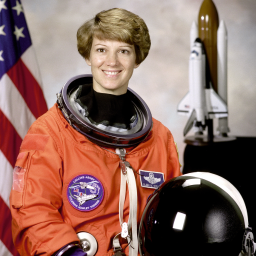
#> input picture code/images_ext/Astronaut.png, 256 x 256 px; its folder holds only this picture in this run
$ python exp_multi.py
#> lines starting #> are read from the running program, lines starting #| are printed output that depends on the picture
### code/cipher.py
"""Colour image cipher based on a hybrid 3D chaotic map and DNA coding (version 2).
Reference implementation (IEEE-754 double precision, numba-compiled).

Version 2 adds, with respect to the first version: (i) a nonlinear cross-coordinate output filter
of the chaotic states (Eq. (10)), which removes the linear relation modulo 256 between consecutive
key-stream bytes; (ii) a cryptographic anchor: every quantized chaotic value is combined by XOR with
a 47-bit word of ChaCha20 under a message key K_s = HKDF(n, K, 'stream' || H) (Eq. (11)); (iii) four
rounds instead of three; (iv) grey-level images of 8 and 16 bits (one and two byte planes)."""
import hashlib, hmac, os, struct, math
from fractions import Fraction
import numpy as np
from numba import njit

# ---- 3D Arnold cat matrix (det = 1) ---------------------------------------
A11, A12, A13 = 3.0, 1.0, 4.0
A21, A22, A23 = 8.0, 3.0, 11.0
A31, A32, A33 = 6.0, 2.0, 9.0

N_TRANSIENT = 1000
SCALE = 1e14          # decimal scaling of the quantization, Eq. (10)
ROUNDS = 4            # number of rounds
MASK47 = (1 << 47) - 1
MAX_PIXELS = 1 << 30  # M*N limit (ChaCha20 block counter of one round)

# ---- DNA rules (Table 1). Base index: A=0, C=1, G=2, T=3 -------------------
# code assigned to (A, T, C, G) for rules 1..8
_RULES = [(0, 3, 1, 2), (0, 3, 2, 1), (3, 0, 1, 2), (3, 0, 2, 1),
          (2, 1, 0, 3), (2, 1, 3, 0), (1, 2, 0, 3), (1, 2, 3, 0)]
ENC = np.zeros((8, 4), dtype=np.int64)   # ENC[rule, base] -> 2-bit code
DEC = np.zeros((8, 4), dtype=np.int64)   # DEC[rule, code] -> base
for _r, (ca, ct, cc, cg) in enumerate(_RULES):
    for base, code in zip((0, 3, 1, 2), (ca, ct, cc, cg)):   # A,T,C,G
        ENC[_r, base] = code
        DEC[_r, code] = base


# ---- sin(pi t) for t in [0, 0.5] by a Taylor polynomial of degree 27 ----------
# Only additions and multiplications are used, so every IEEE-754 binary64 platform
# (without fused multiply-add and extended precision) gives bit-identical results.
# Truncation error < 1e-25, i.e. far below the double-precision resolution.
_SC = np.array([float(Fraction((-1) ** k, math.factorial(2 * k + 1))) for k in range(14)])
_PI = math.pi


@njit(cache=True)
def psin(t):
    u = _PI * t
    u2 = u * u
    acc = _SC[13]
    for k in range(12, -1, -1):
        acc = acc * u2 + _SC[k]
    return u * acc


@njit(cache=True)
def hybrid_steps(x, y, z, gam, r, mu, n, X, Y, Z, mode=0):
    """Iterate the proposed hybrid 3D map n times; write states into X, Y, Z.
    mode 0: proposed map; 1: three uncoupled Logistic maps; 2: hybrid branches without
    Arnold coupling; 3: Arnold coupling of Logistic maps only (modes 1-3: ablation)."""
    for i in range(n):
        if mode == 0 or mode == 2:
            if x < 0.5:
                xx = r * psin(x)
            else:
                xx = gam * x * (1.0 - x)
            if y < 0.5:
                yy = mu * y                     # Tent branch (y < 0.5)
            else:
                yy = r * psin(1.0 - y)          # Sine branch (y >= 0.5), sin(pi y) = sin(pi (1-y))
            if z < 0.5:
                zz = gam * z * (1.0 - z)
            else:
                zz = mu * (1.0 - z)
        else:
            xx = gam * x * (1.0 - x); yy = gam * y * (1.0 - y); zz = gam * z * (1.0 - z)
        if mode == 0 or mode == 3:
            x = (A11 * xx + A12 * yy + A13 * zz) % 1.0
            y = (A21 * xx + A22 * yy + A23 * zz) % 1.0
            z = (A31 * xx + A32 * yy + A33 * zz) % 1.0
        else:
            x = xx % 1.0; y = yy % 1.0; z = zz % 1.0
        X[i] = x; Y[i] = y; Z[i] = z
    return x, y, z


# [67 lines left out: functions hybrid_steps_py, dna_chain, not called in this run]


# ---- output filter and quantization (Eq. (10)) -------------------------------------
@njit(cache=True)
def quantize(X, Y, Z, filt):
    """Q[c, i] = floor(1e14 * g_c(s_i)) with the cross-coordinate filter
    g_x = (x + y*z) mod 1, g_y = (y + z*x) mod 1, g_z = (z + x*y) mod 1   (binary64, rounded products).
    filt=False gives floor(1e14 * v) of the raw state (version 1; ablation only)."""
    n = X.shape[0]
    Q = np.empty((3, n), dtype=np.int64)
    for i in range(n):
        x = X[i]; y = Y[i]; z = Z[i]
        if filt:
            gx = (x + y * z) % 1.0
            gy = (y + z * x) % 1.0
            gz = (z + x * y) % 1.0
        else:
            gx = x; gy = y; gz = z
        Q[0, i] = int(math.floor(gx * SCALE))
        Q[1, i] = int(math.floor(gy * SCALE))
        Q[2, i] = int(math.floor(gz * SCALE))
    return Q


def quant(v):
    """floor(1e14 * v) of raw states (used only by analysis scripts)."""
    return np.floor(v * SCALE).astype(np.int64)


# ---- cryptographic anchor (Eq. (11)) -------------------------------------------------
# [13 lines left out: functions chacha20_stream, anchor_words, not called in this run]


def _kb(key):
    return struct.pack('>6d', *key)


# ---- image formats ---------------------------------------------------------------
# format code f = number of byte planes P: 1 = 8-bit grey, 2 = 16-bit grey (high byte, low byte), 3 = 8-bit RGB
def image_format(img):
    if img.ndim == 3 and img.shape[2] == 3 and img.dtype == np.uint8:
        return 3
    if img.ndim == 2 and img.dtype == np.uint16:
        return 2
    if img.ndim == 2 and img.dtype == np.uint8:
        return 1
    raise ValueError('the image must be uint8 (M,N,3), uint16 (M,N) or uint8 (M,N)')


def to_planes(img):
    """(P, L) uint8 byte planes; for 16-bit images plane 0 is the high byte."""
    f = image_format(img)
    if f == 3:
        return np.ascontiguousarray(np.transpose(img, (2, 0, 1)).reshape(3, -1))
    if f == 2:
        v = img.reshape(-1)
        return np.stack([(v >> 8).astype(np.uint8), (v & 255).astype(np.uint8)])
    return img.reshape(1, -1).copy()


# [7 lines left out: function from_planes, not called in this run]


def image_bytes(img):
    """Sample bytes in row-major order, planes interleaved (RGB; 16-bit samples big-endian)."""
    f = image_format(img)
    if f == 2:
        return img.astype('>u2').tobytes()
    return np.ascontiguousarray(img, dtype=np.uint8).tobytes()


def image_digest(img):
    """H = SHA-256(M || N || f || sample bytes), M and N 16-bit big-endian, f one byte."""
    f = image_format(img)
    h = hashlib.sha256()
    h.update(struct.pack('>HHB', img.shape[0], img.shape[1], f))
    h.update(image_bytes(img))
    return h.digest()


def hkdf_extract(salt, ikm):
    """HKDF-Extract of RFC 5869 with HMAC-SHA-256."""
    return hmac.new(salt if len(salt) else b'\x00' * 32, ikm, hashlib.sha256).digest()


def hkdf_expand(prk, info, length):
    """HKDF-Expand of RFC 5869 with HMAC-SHA-256 (length <= 255*32)."""
    okm, t = b'', b''
    for i in range(1, -(-length // 32) + 1):
        t = hmac.new(prk, t + info + bytes([i]), hashlib.sha256).digest()
        okm += t
    return okm[:length]


def seed_digest(digest, nonce):
    """E = HKDF-SHA-256(salt = nonce, IKM = H, info = 'init', 24 bytes): the three 64-bit
    words that shift the initial values of the map (Eq. 9).  Not secret."""
    return hkdf_expand(hkdf_extract(nonce, digest), b'init', 24)


def derive_initial(key, E):
    """Message-dependent initial values: x0' = x0 + u1 (mod 1), ... (Eq. 9)."""
    x0, y0, z0 = key[:3]
    u = [int.from_bytes(E[8 * i: 8 * i + 8], 'big') / 2.0 ** 64 for i in range(3)]
    out = []
    for v, d in zip((x0, y0, z0), u):
        w = (v + d) % 1.0
        if min(w, 1.0 - w) < 1e-3:
            w = (w + 0.25) % 1.0
        out.append(w)
    return out


def _prk(key, nonce):
    return hkdf_extract(nonce, _kb(key))


def key_mask(key, nonce):
    """Mask of the digest: HKDF-SHA-256(salt = nonce, IKM = key bytes, info = 'mask', 32 bytes)."""
    return hkdf_expand(_prk(key, nonce), b'mask', 32)


def stream_key(key, nonce, digest):
    """K_s = HKDF-SHA-256(salt = nonce, IKM = key bytes, info = 'stream' || H, 32 bytes)."""
    return hkdf_expand(_prk(key, nonce), b'stream' + digest, 32)


# [6 lines left out: function mac_tag, not called in this run]


def xor_bytes(a, b):
    return bytes(i ^ j for i, j in zip(a, b))


class RoundStreams:
    pass


DEFAULT_CFG = dict(dna=True, sbox=True, mapmode=0, filt=True, anchor=True)


# [6 lines left out: function _rank, not called in this run]


def round_values(state, params, L, rnd, ks, cfg):
    """Iterate the map 8L+514 times and return Q' (3, 8L+514): filtered, quantized and anchored values."""
    gam, r, mu = params
    n = 8 * L + 514
    X = np.empty(n); Y = np.empty(n); Z = np.empty(n)
    st = hybrid_steps(state[0], state[1], state[2], gam, r, mu, n, X, Y, Z, cfg.get('mapmode', 0))
    Q = quantize(X, Y, Z, cfg.get('filt', True))
    del X, Y, Z
    if cfg.get('anchor', True):
        # the same words as anchor_words(ks, rnd, n), generated in chunks to bound the memory
        from cryptography.hazmat.primitives.ciphers import Cipher, algorithms
        enc = Cipher(algorithms.ChaCha20(ks, b'\x00\x00\x00\x00' + struct.pack('<I', rnd) + bytes(8)), mode=None).encryptor()
        CH = 1 << 20
        for a in range(0, n, CH):
            m = min(CH, n - a)
            w = np.frombuffer(enc.update(b'\x00' * (24 * m)), dtype='<u8').reshape(m, 3) & np.uint64(MASK47)
            Q[:, a:a + m] ^= w.T.astype(np.int64)
    return Q, st


def gen_round(state, params, L, P, rnd, ks, cfg):
    """Key material of one round (Table 2) for P byte planes."""
    Q, st = round_values(state, params, L, rnd, ks, cfg)
    blk = [Q[:, b * L:(b + 1) * L] for b in range(8)]
    rs = RoundStreams()
    rs.TP = np.stack([_rank(blk[0][c]) for c in range(P)])                    # block 1
    flat = lambda b: np.ascontiguousarray(blk[b][:P].reshape(-1))              # planes concatenated
    rs.RA1 = flat(1) % 8; rs.RB1 = flat(2) % 8; rs.KD1 = flat(3) % 256           # blocks 2-4
    rs.RA2 = flat(4) % 8; rs.RB2 = flat(5) % 8; rs.KD2 = flat(6) % 256           # blocks 5-7
    rs.K3 = blk[7][:P] % 256                                                    # block 8
    tail = Q[0, 8 * L:]                                                         # block 9 (x only)
    rs.IV1 = int(tail[0] % 256); rs.IV2 = int(tail[1] % 256)
    rs.S1 = _rank(tail[2:258]); rs.S2 = _rank(tail[258:514])
    rs.S1i = np.argsort(rs.S1); rs.S2i = np.argsort(rs.S2)
    return rs, st


def _setup(key, nonce, H, L, P, rounds=ROUNDS, cfg=None):
    cfg = {**DEFAULT_CFG, **(cfg or {})}
    mm = cfg.get('mapmode', 0)
    x0, y0, z0 = derive_initial(key, seed_digest(H, nonce))
    params = key[3:6]
    X = np.empty(N_TRANSIENT); Y = np.empty(N_TRANSIENT); Z = np.empty(N_TRANSIENT)
    st = hybrid_steps(x0, y0, z0, params[0], params[1], params[2], N_TRANSIENT, X, Y, Z, mm)
    ks = stream_key(key, nonce, H) if cfg.get('anchor', True) else None
    streams = []
    for t in range(1, rounds + 1):
        rs, st = gen_round(st, params, L, P, t, ks, cfg)
        streams.append(rs)
    return streams


# [25 lines left out: functions _round_forward, _round_inverse, not called in this run]


KEY_RANGES = ((0, 1), (0, 1), (0, 1), (3.7, 4.0), (0.9, 1.0), (1.8, 2.0))


def check_key(key):
    if len(key) != 6:
        raise ValueError('the key has six parameters')
    for v, (lo_, hi_) in zip(key, KEY_RANGES):
        if not (lo_ <= v <= hi_) or v != v:
            raise ValueError('key parameter outside the permitted range')


def check_image(img):
    image_format(img)
    if not (1 <= img.shape[0] <= 65535 and 1 <= img.shape[1] <= 65535):
        raise ValueError('image size outside 1..65535')
    if img.shape[0] * img.shape[1] > MAX_PIXELS:
        raise ValueError('more than 2^30 pixels')


def encrypt(img, key, rounds=ROUNDS, nonce=None, digest=None, cfg=None, trace=None):
    """img: uint8 (M,N,3) RGB, uint16 (M,N) or uint8 (M,N) grey.  Returns (cipher image, meta),
    meta = (nonce, H*, tag).  nonce: 16 bytes, fresh random by default (pass one for reproducible
    experiments).  digest: override of H (only for the experiments that hold H fixed).
    trace: optional list that receives the planes after every round (figures only)."""
    cfg = {**DEFAULT_CFG, **(cfg or {})}
    check_key(key); check_image(img)
    f = image_format(img)
    M, N = img.shape[:2]
    L = M * N
    if nonce is None:
        nonce = os.urandom(16)
    if len(nonce) != 16:
        raise ValueError('the nonce has 16 bytes')
    H = image_digest(img) if digest is None else digest
    cur = to_planes(img)
    for rs in _setup(key, nonce, H, L, f, rounds, cfg):
        cur = _round_forward(cur, rs, L, cfg)
        if trace is not None:
            trace.append(from_planes(cur, (M, N), f))
    cipher = from_planes(cur, (M, N), f)
    hstar = xor_bytes(H, key_mask(key, nonce))
    tag = mac_tag(key, nonce, hstar, (M, N), f, image_bytes(cipher))
    return cipher, (nonce, hstar, tag)


# [21 lines left out: function decrypt, not called in this run]


# default secret key used in the experiments
KEY = (0.31415926535897, 0.27182818284590, 0.57721566490153, 3.99, 0.999, 1.99)

### code/metrics.py
import numpy as np
from scipy.stats import norm, chi2 as chi2d
def entropy(a):
    h=np.bincount(np.asarray(a).reshape(-1),minlength=256).astype(float); p=h/h.sum(); p=p[p>0]; return float(-(p*np.log2(p)).sum())
def corr_full(ch):
    ch=ch.astype(np.float64); out=[]
    for dx,dy in ((0,1),(1,0),(1,1)):
        a=ch[:ch.shape[0]-dx,:ch.shape[1]-dy].ravel(); b=ch[dx:,dy:].ravel()
        out.append(float(np.corrcoef(a,b)[0,1]))
    return out   # horizontal, vertical, diagonal
# [7 lines left out: function corr_pairs, not called in this run]
def npcr_uaci(a,b):
    a=a.astype(np.int64);b=b.astype(np.int64)
    return 100*np.mean(a!=b,axis=(0,1)), 100*np.mean(np.abs(a-b)/255.0,axis=(0,1))
def chi2_p(ch):
    h=np.bincount(ch.reshape(-1),minlength=256); e=ch.size/256
    x=float(((h-e)**2/e).sum()); return x,float(chi2d.sf(x,255))
# [12 lines left out: functions local_entropy, local_entropy_null, not called in this run]
v=np.arange(256); _d=np.abs(v[:,None]-v[None,:])/255.0; muU=_d.mean(); sdU=_d.std()
def crit(L,alpha):
    pN=255/256; sN=np.sqrt(pN*(1-pN)/L)
    return {'npcr_min':100*(pN-norm.ppf(1-alpha)*sN),'uaci_lo':100*(muU-norm.ppf(1-alpha/2)*sdU/np.sqrt(L)),'uaci_hi':100*(muU+norm.ppf(1-alpha/2)*sdU/np.sqrt(L))}

### code/exp_multi.py
"""Extended image set (10 images, 256x256) with independent random keys and nonces."""
import numpy as np, json, time, sys
from PIL import Image
import cipher as C
from metrics import *
NAMES=['Astronaut','Cat','Coffee','Rocket','Colorwheel','Histology','Retina','Hubble','Brick','Checkerboard']
NK=10; NT=10
cr=crit(65536,0.05)
rng=np.random.default_rng(20261012)
res={}
t0=time.time()
for n in NAMES:
    im=np.array(Image.open(f'images_ext/{n}.png').convert('RGB'))
#> im is the input picture: shape (256, 256, 3); mean R, G, B 141.7, 105.9, 96.6
    r={'plain_entropy':float(entropy(im)),'plain_corr':float(np.mean(np.abs([corr_full(im[:,:,k]) for k in range(3)]))),
       'ent':[],'corr':[],'chi':[],'loc':[],'npcr':[],'uaci':[],'np_pass':[],'ua_pass':[],'ok':True}
#> in entropy, `h = np.bincount(np.asarray(a).reshape(-1), minlength=256).astype(float`: h = 256 values, max 20609 at index 0, min 89 at index 248, mean 768
#> in entropy, `p = h / h.sum()`: p = 256 values, max 0.105 at index 0, min 0.000453 at index 248, mean 0.00391
#> in corr_full, `ch = ch.astype(np.float64)`:
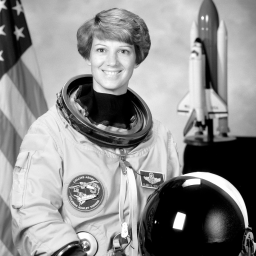
#> ch: shape (256, 256) float64; min 0, max 255, mean 141.7
#> after the loop in corr_full, `for dx,dy in ((0,1),(1,0),(1,1)):`: out = [0.968, 0.973, 0.953]
#> in corr_full (call 2), `ch = ch.astype(np.float64)`:
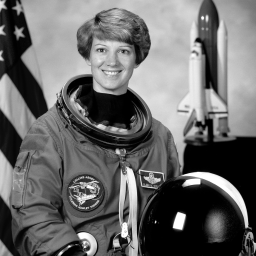
#> ch: shape (256, 256) float64; min 0, max 255, mean 105.9
#> after the loop in corr_full (call 2), `for dx,dy in ((0,1),(1,0),(1,1)):`: out = [0.958, 0.968, 0.941]
#> in corr_full (call 3), `ch = ch.astype(np.float64)`:
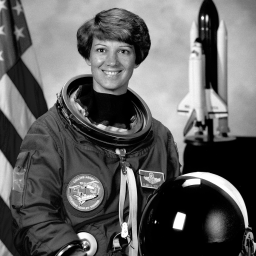
#> ch: shape (256, 256) float64; min 0, max 255, mean 96.6
#> after the loop in corr_full (call 3), `for dx,dy in ((0,1),(1,0),(1,1)):`: out = [0.957, 0.969, 0.942]
    for k in range(NK):
        key=(*rng.random(3),rng.uniform(3.7,4.0),rng.uniform(0.9,1.0),rng.uniform(1.8,2.0))
#> (the run stopped early here; a loop or call above may not have finished)
